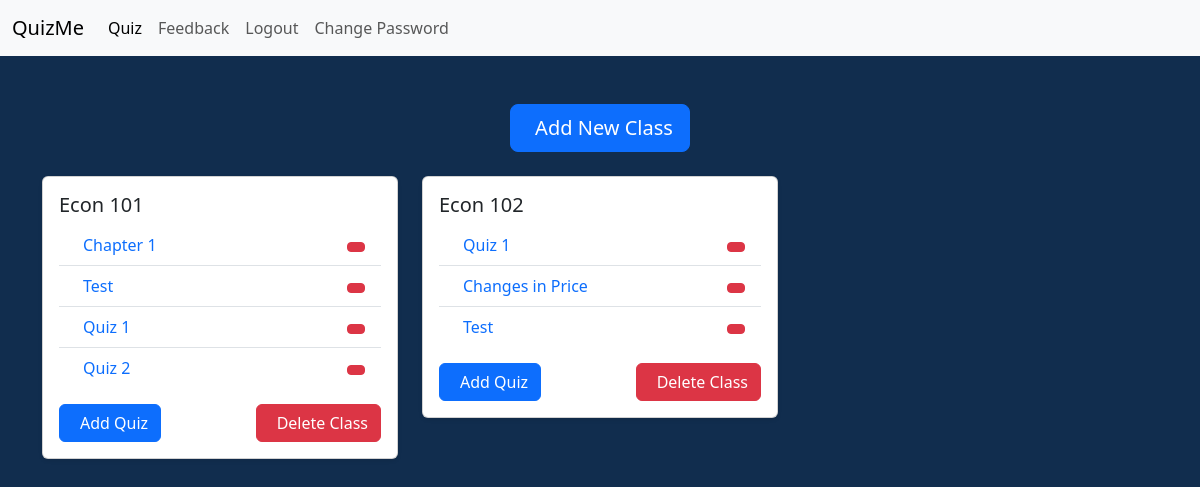
/quiz-selector (signed in), run on the app's committed database.
### main.py (models this page shows)
class ClassList(db.Model):
    __tablename__ = "class_list"
    id: Mapped[int] = mapped_column(Integer, primary_key=True)
    user_id: Mapped[int] = mapped_column(Integer, db.ForeignKey("users.id"))
    class_name: Mapped[str] = mapped_column(String(250), unique=False, nullable=False)

class Quiz(db.Model):
    __tablename__ = "quizzes"
    id: Mapped[int] = mapped_column(Integer, primary_key=True)
    user_id: Mapped[int] = mapped_column(Integer, db.ForeignKey("users.id"))
    quiz_json: Mapped[str] = mapped_column(JSON())
    title: Mapped[str] = mapped_column(String())
    class_name: Mapped[str] = mapped_column(String(250), unique=False, nullable=False)
    total_questions: Mapped[int] = mapped_column(Integer)
    best_score: Mapped[int] = mapped_column(Integer)

### main.py (the view)
@app.route('/quiz-selector', methods=["GET", "POST"])
def quiz_selector():
    form = NoteInput()
    class_list = ClassList.query.filter_by(user_id=current_user.id).all()
    quizzes = Quiz.query.filter_by(user_id=current_user.id).all()
    return render_template("quiz_selector.html", form=form, class_list=class_list, quizzes=quizzes)

### main.py (called while the page is built)
@login_manager.user_loader
def load_user(user_id):
    return db.get_or_404(User, user_id)

### templates/quiz_selector.html (shortened to what this page needs)
{% include "header.html" %}
{% block content %}
<div class="container mt-5">
    <div class="text-center mb-4">
        <button type="button" class="btn btn-primary btn-lg" data-bs-toggle="modal" data-bs-target="#addClassModal">
            Add New Class
        </button>
    </div>
    {% if class_list %}
        <div class="row">
            {% for class in class_list %}
            <div class="col-md-4 mb-4">
                <div class="card shadow-sm">
                    <div class="card-body">
                        <h5 class="card-title">{{ class.class_name }}</h5>
                        <ul class="list-group list-group-flush">
                            {% set class_quizzes = quizzes|selectattr('class_name', 'equalto', class.class_name)|list %}
                            {% for quiz in class_quizzes %}
                            <li class="list-group-item d-flex justify-content-between align-items-center">
                                <a href="{{ url_for('quiz', quiz_id=quiz.id) }}" class="text-decoration-none">
                                    {{ quiz.title }}
                                </a>
                                <form action="{{ url_for('delete_quiz', quiz_id=quiz.id) }}" method="POST" onsubmit="return confirm('Are you sure you want to delete this quiz?');">
                                    <button type="submit" class="btn btn-danger btn-sm">
                                    </button>
                                </form>
                            </li>
                            {% else %}
                            <li class="list-group-item text-muted">No quizzes yet</li>
                            {% endfor %}
                        </ul>
                        <div class="d-flex justify-content-between mt-3">
                            <button type="button" class="btn btn-primary" data-bs-toggle="modal" data-bs-target="#createQuizModal" data-class-name="{{ class.class_name }}">
                                Add Quiz
                            </button>
                            <form action="{{ url_for('delete_class', class_name=class.class_name) }}" method="POST" onsubmit="return confirm('Are you sure you want to delete this class?');">
                                <button type="submit" class="btn btn-danger">
                                    Delete Class
                                </button>
                            </form>
                        </div>
                    </div>
                </div>
            </div>
            {% endfor %}
        </div>
    {% else %}
        <div class="text-center mt-4">
            <h3 class="mb-4">No Classes Added Yet</h3>
            <p>Click the button above to add your first class!</p>
        </div>
    {% endif %}
</div>
{% endblock %}

### templates/header.html (shortened to what this page needs)
<!doctype html>
<html lang="en" data-bs-theme="auto">
  <head><script src="../assets/js/color-modes.js"></script>
    <link rel="stylesheet" href="https://cdn.jsdelivr.net/npm/@docsearch/css@3">
    <link href="static/css/bootstrap.min.css" rel="stylesheet">
    <link href="https://cdn.jsdelivr.net/npm/bootstrap@5.3.3/dist/css/bootstrap.min.css" rel="stylesheet">
    <link rel="stylesheet" href="static/css/style.css"/>
<nav class="navbar navbar-expand-lg bg-body-tertiary">
  <div class="container-fluid">
    <a class="navbar-brand">QuizMe</a>
    <div class="collapse navbar-collapse" id="navbarNav">
      <ul class="navbar-nav">
        <li class="nav-item">
          <a class="nav-link active" aria-current="page" href="{{url_for('quiz_selector') }}">Quiz</a>
        </li>
        <li class="nav-item">
          <a class="nav-link" href="{{url_for('feedback') }}">Feedback</a>
        </li>
        {% if current_user.is_authenticated: %}
        <li class="nav-item">
          <a class="nav-link" href="{{url_for('logout') }}">Logout</a>
        </li>
        <li class="nav-item">
          <a class="nav-link" href="{{url_for('change_password') }}">Change Password</a>
        </li>
        {%endif%}
      </ul>
    </div>
  </div>
</nav>

### static/css/style.css (style rules this page uses)
:root { --primary-color: #F9F7F7; --secondary-color: #DBE2EF; --tertiary-color: #3F72AF; --quaternary-color: #112D4E; }

### data on the page
ClassList: class_name "Econ 101"
Quiz: title "Chapter 1"
Quiz: title "Test"
Quiz: title "Quiz 1"
Quiz: title "Quiz 2"
ClassList: class_name "Econ 102"
Quiz: title "Quiz 1"
Quiz: title "Changes in Price"
Quiz: title "Test"
